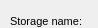
     <widget class="QWidget" name="page_13">
      <property name="geometry">
       <rect>
        <x>0</x>
        <y>0</y>
        <width>98</width>
        <height>28</height>
       </rect>
      </property>
      <attribute name="label">
       <string>Specific information</string>
      </attribute>
      <widget class="QLineEdit" name="storage_total_height">
       <property name="geometry">
        <rect>
         <x>380</x>
         <y>10</y>
         <width>160</width>
         <height>20</height>
        </rect>
       </property>
       <property name="inputMask">
        <string/>
       </property>
       <property name="text">
        <string/>
       </property>
       <property name="frame">
        <bool>true</bool>
       </property>
      </widget>
      <widget class="QLineEdit" name="storage_name">
       <property name="geometry">
        <rect>
         <x>110</x>
         <y>10</y>
         <width>160</width>
         <height>20</height>
        </rect>
       </property>
       <property name="inputMask">
        <string/>
       </property>
       <property name="text">
        <string/>
       </property>
       <property name="frame">
        <bool>true</bool>
       </property>
      </widget>
      <widget class="QLabel" name="label_storage_total_height">
       <property name="geometry">
        <rect>
         <x>280</x>
         <y>5</y>
         <width>111</width>
         <height>31</height>
        </rect>
       </property>
       <property name="font">
        <font>
         <pointsize>8</pointsize>
        </font>
       </property>
       <property name="frameShape">
        <enum>QFrame::NoFrame</enum>
       </property>
       <property name="frameShadow">
        <enum>QFrame::Plain</enum>
       </property>
       <property name="text">
        <string>Total height:</string>
       </property>
       <property name="textFormat">
        <enum>Qt::AutoText</enum>
       </property>
       <property name="scaledContents">
        <bool>false</bool>
       </property>
       <property name="alignment">
        <set>Qt::AlignLeading|Qt::AlignLeft|Qt::AlignVCenter</set>
       </property>
       <property name="wordWrap">
        <bool>true</bool>
       </property>
       <property name="margin">
        <number>3</number>
       </property>
      </widget>
      <widget class="QLabel" name="label_storage_name">
       <property name="geometry">
        <rect>
         <x>10</x>
         <y>10</y>
         <width>91</width>
         <height>22</height>
        </rect>
       </property>
       <property name="font">
        <font>
         <pointsize>8</pointsize>
        </font>
       </property>
       <property name="frameShape">
        <enum>QFrame::NoFrame</enum>
       </property>
       <property name="frameShadow">
        <enum>QFrame::Plain</enum>
       </property>
       <property name="text">
        <string>Storage name:</string>
       </property>
       <property name="textFormat">
        <enum>Qt::AutoText</enum>
       </property>
       <property name="scaledContents">
        <bool>false</bool>
       </property>
       <property name="alignment">
        <set>Qt::AlignLeading|Qt::AlignLeft|Qt::AlignVCenter</set>
       </property>
       <property name="margin">
        <number>3</number>
       </property>
      </widget>
      <widget class="QLabel" name="label_storage_total_volume">
       <property name="geometry">
        <rect>
         <x>10</x>
         <y>40</y>
         <width>91</width>
         <height>22</height>
        </rect>
       </property>
       <property name="font">
        <font>
         <pointsize>8</pointsize>
        </font>
       </property>
       <property name="frameShape">
        <enum>QFrame::NoFrame</enum>
       </property>
       <property name="frameShadow">
        <enum>QFrame::Plain</enum>
       </property>
       <property name="text">
        <string>Total volume:</string>
       </property>
       <property name="textFormat">
        <enum>Qt::AutoText</enum>
       </property>
       <property name="scaledContents">
        <bool>false</bool>
       </property>
       <property name="alignment">
        <set>Qt::AlignLeading|Qt::AlignLeft|Qt::AlignVCenter</set>
       </property>
       <property name="margin">
        <number>3</number>
       </property>
      </widget>
      <widget class="QLineEdit" name="storage_total_volume">
       <property name="geometry">
        <rect>
         <x>110</x>
         <y>40</y>
         <width>160</width>
         <height>20</height>
        </rect>
       </property>
       <property name="inputMask">
        <string/>
       </property>
       <property name="text">
        <string/>
       </property>
       <property name="frame">
        <bool>true</bool>
       </property>
      </widget>
      <widget class="QLabel" name="label_storage_total_length">
       <property name="geometry">
        <rect>
         <x>280</x>
         <y>35</y>
         <width>111</width>
         <height>31</height>
        </rect>
       </property>
       <property name="font">
        <font>
         <pointsize>8</pointsize>
        </font>
       </property>
       <property name="frameShape">
        <enum>QFrame::NoFrame</enum>
       </property>
       <property name="frameShadow">
        <enum>QFrame::Plain</enum>
       </property>
       <property name="text">
        <string>Total length:</string>
       </property>
       <property name="textFormat">
        <enum>Qt::AutoText</enum>
       </property>
       <property name="scaledContents">
        <bool>false</bool>
       </property>
       <property name="alignment">
        <set>Qt::AlignLeading|Qt::AlignLeft|Qt::AlignVCenter</set>
       </property>
       <property name="wordWrap">
        <bool>true</bool>
       </property>
       <property name="margin">
        <number>3</number>
       </property>
      </widget>
      <widget class="QLineEdit" name="storage_total_length">
       <property name="geometry">
        <rect>
         <x>380</x>
         <y>40</y>
         <width>160</width>
         <height>20</height>
        </rect>
       </property>
       <property name="inputMask">
        <string/>
       </property>
       <property name="text">
        <string/>
       </property>
       <property name="frame">
        <bool>true</bool>
       </property>
      </widget>
      <widget class="QLabel" name="label_storage_util_volume">
       <property name="geometry">
        <rect>
         <x>10</x>
         <y>70</y>
         <width>91</width>
         <height>22</height>
        </rect>
       </property>
       <property name="font">
        <font>
         <pointsize>8</pointsize>
        </font>
       </property>
       <property name="frameShape">
        <enum>QFrame::NoFrame</enum>
       </property>
       <property name="frameShadow">
        <enum>QFrame::Plain</enum>
       </property>
       <property name="text">
        <string>Util volume:</string>
       </property>
       <property name="textFormat">
        <enum>Qt::AutoText</enum>
       </property>
       <property name="scaledContents">
        <bool>false</bool>
       </property>
       <property name="alignment">
        <set>Qt::AlignLeading|Qt::AlignLeft|Qt::AlignVCenter</set>
       </property>
       <property name="margin">
        <number>3</number>
       </property>
      </widget>
      <widget class="QLineEdit" name="storage_util_volume">
       <property name="geometry">
        <rect>
         <x>110</x>
         <y>70</y>
         <width>160</width>
         <height>20</height>
        </rect>
       </property>
       <property name="inputMask">
        <string/>
       </property>
       <property name="text">
        <string/>
       </property>
       <property name="frame">
        <bool>true</bool>
       </property>
      </widget>
      <widget class="QLabel" name="label_storage_total_width">
       <property name="geometry">
        <rect>
         <x>280</x>
         <y>65</y>
         <width>111</width>
         <height>31</height>
        </rect>
       </property>
       <property name="font">
        <font>
         <pointsize>8</pointsize>
        </font>
       </property>
       <property name="frameShape">
        <enum>QFrame::NoFrame</enum>
       </property>
       <property name="frameShadow">
        <enum>QFrame::Plain</enum>
       </property>
       <property name="text">
        <string>Total width:</string>
       </property>
       <property name="textFormat">
        <enum>Qt::AutoText</enum>
       </property>
       <property name="scaledContents">
        <bool>false</bool>
       </property>
       <property name="alignment">
        <set>Qt::AlignLeading|Qt::AlignLeft|Qt::AlignVCenter</set>
       </property>
       <property name="wordWrap">
        <bool>true</bool>
       </property>
       <property name="margin">
        <number>3</number>
       </property>
      </widget>
      <widget class="QLineEdit" name="storage_total_width">
       <property name="geometry">
        <rect>
         <x>380</x>
         <y>70</y>
         <width>160</width>
         <height>20</height>
        </rect>
       </property>
       <property name="inputMask">
        <string/>
       </property>
       <property name="text">
        <string/>
       </property>
       <property name="frame">
        <bool>true</bool>
       </property>
      </widget>
      <widget class="QLabel" name="label_storage_min_height">
       <property name="geometry">
        <rect>
         <x>10</x>
         <y>100</y>
         <width>91</width>
         <height>22</height>
        </rect>
       </property>
       <property name="font">
        <font>
         <pointsize>8</pointsize>
        </font>
       </property>
       <property name="frameShape">
        <enum>QFrame::NoFrame</enum>
       </property>
       <property name="frameShadow">
        <enum>QFrame::Plain</enum>
       </property>
       <property name="text">
        <string>Min height:</string>
       </property>
       <property name="textFormat">
        <enum>Qt::AutoText</enum>
       </property>
       <property name="scaledContents">
        <bool>false</bool>
       </property>
       <property name="alignment">
        <set>Qt::AlignLeading|Qt::AlignLeft|Qt::AlignVCenter</set>
       </property>
       <property name="margin">
        <number>3</number>
       </property>
      </widget>
      <widget class="QLineEdit" name="storage_min_height">
       <property name="geometry">
        <rect>
         <x>110</x>
         <y>100</y>
         <width>160</width>
         <height>20</height>
        </rect>
       </property>
       <property name="inputMask">
        <string/>
       </property>
       <property name="text">
        <string/>
       </property>
       <property name="frame">
        <bool>true</bool>
       </property>
      </widget>
     </widget>
